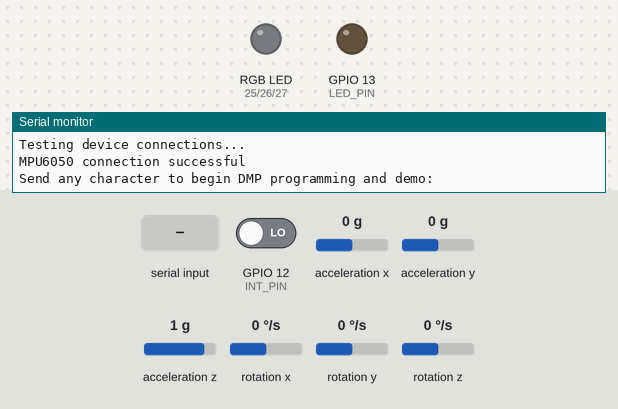
A sketch run on a simulated ESP32. Shown: an RGB LED mixed from three pins (HIGH = lit), output pins drawn as LEDs (lit = HIGH), the last lines printed to the serial monitor. Inputs (shaded band) come from the test bench; at power-on: acceleration x 0 g, GPIO 12 (INT_PIN) LOW, acceleration y 0 g, acceleration z 1 g, rotation x 0 °/s, rotation y 0 °/s, rotation z 0 °/s. Dim RGB values are drawn brighter than linear; the sensor or clock chip raises its interrupt line as the real part does.

Above: at 0.8 s.
0.9 s: "1\n" received over Serial
At 2.02 s:
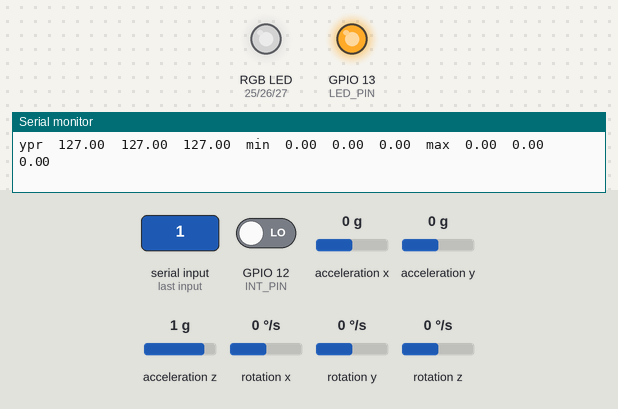
At 2.49 s:
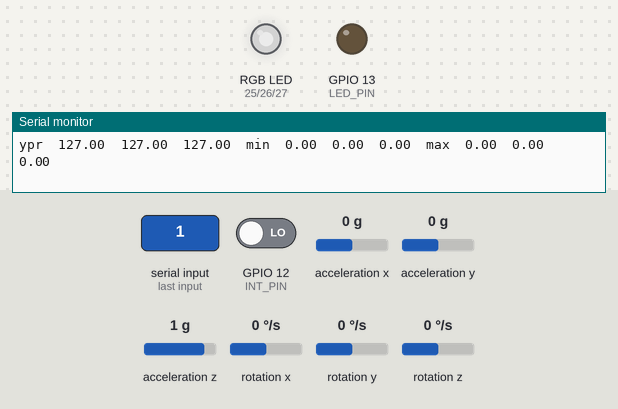
3.9 s: acceleration x set to -1.4 g
At 4.67 s:
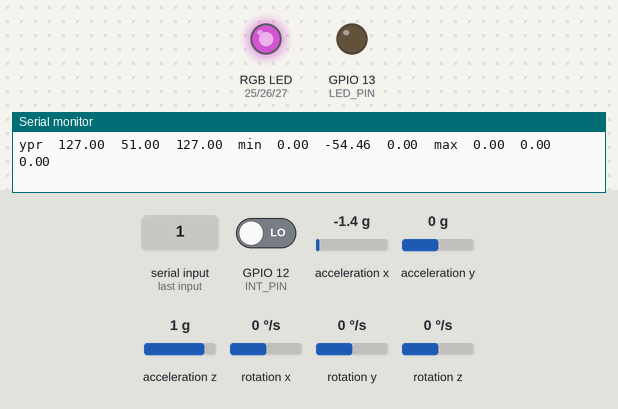
Timing chart, 0 to 12.9 s (numbered marks = the images above; inputs shaded):
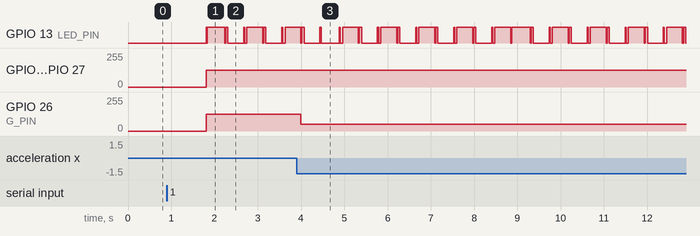

The sketch:

mpu_rgb_led.ino
```cpp
// I2Cdev and MPU6050 must be installed as libraries, or else the .cpp/.h files
// for both classes must be in the include path of your project
#define ESP32MPU
#include "I2Cdev.h"

#include "MPU6050_6Axis_MotionApps20.h"
//#include "MPU6050.h" // not necessary if using MotionApps include file

// Arduino Wire library is required if I2Cdev I2CDEV_ARDUINO_WIRE implementation
// is used in I2Cdev.h
#if I2CDEV_IMPLEMENTATION == I2CDEV_ARDUINO_WIRE
    #include "Wire.h"
#endif

// class default I2C address is 0x68
// specific I2C addresses may be passed as a parameter here
// AD0 low = 0x68 (default for SparkFun breakout and InvenSense evaluation board)
// AD0 high = 0x69
MPU6050 mpu;
//MPU6050 mpu(0x69); // <-- use for AD0 high

#ifndef LED_PIN
#define LED_PIN 13 // (Arduino is 13, Teensy is 11, Teensy++ is 6)
#endif
#define INT_PIN 12 // GPIO 12 on ESP32
#define R_PIN 25
#define G_PIN 26
#define B_PIN 27
// default sda is 21 and scl is 22 on esp 32
bool blinkState = false;

// MPU control/status vars
bool dmpReady = false;  // set true if DMP init was successful
uint8_t mpuIntStatus;   // holds actual interrupt status byte from MPU
uint8_t devStatus;      // return status after each device operation (0 = success, !0 = error)
uint16_t packetSize;    // expected DMP packet size (default is 42 bytes)
uint16_t fifoCount;     // count of all bytes currently in FIFO
uint8_t fifoBuffer[64]; // FIFO storage buffer

// orientation/motion vars
Quaternion q;           // [w, x, y, z]         quaternion container
VectorInt16 aa;         // [x, y, z]            accel sensor measurements
VectorInt16 aaReal;     // [x, y, z]            gravity-free accel sensor measurements
VectorInt16 aaWorld;    // [x, y, z]            world-frame accel sensor measurements
VectorFloat gravity;    // [x, y, z]            gravity vector
float euler[3];         // [psi, theta, phi]    Euler angle container
float ypr[3];           // [yaw, pitch, roll]   yaw/pitch/roll container and gravity vector

// packet structure for InvenSense teapot demo
uint8_t teapotPacket[14] = { '$', 0x02, 0,0, 0,0, 0,0, 0,0, 0x00, 0x00, '\r', '\n' };


// ================================================================
// ===               INTERRUPT DETECTION ROUTINE                ===
// ================================================================

volatile bool mpuInterrupt = false;     // indicates whether MPU interrupt pin has gone high
void dmpDataReady() {
    mpuInterrupt = true;
}


// ================================================================
// ===                      INITIAL SETUP                       ===
// ================================================================

void setup() {
    // join I2C bus (I2Cdev library doesn't do this automatically)
    #if I2CDEV_IMPLEMENTATION == I2CDEV_ARDUINO_WIRE
        Wire.begin();
        //TWBR = 24; // 400kHz I2C clock (200kHz if CPU is 8MHz)
    #elif I2CDEV_IMPLEMENTATION == I2CDEV_BUILTIN_FASTWIRE
        Fastwire::setup(400, true);
    #endif
    Serial.begin(115200);
    while (!Serial); // wait for Leonardo enumeration, others continue immediately

    // initialize device
    Serial.println(F("Initializing I2C devices..."));
    mpu.initialize();

    // verify connection
    Serial.println(F("Testing device connections..."));
    Serial.println(mpu.testConnection() ? F("MPU6050 connection successful") : F("MPU6050 connection failed"));

    // wait for ready
    Serial.println(F("\nSend any character to begin DMP programming and demo: "));
    while (Serial.available() && Serial.read()); // empty buffer
    while (!Serial.available());                 // wait for data
    while (Serial.available() && Serial.read()); // empty buffer again

    // load and configure the DMP
    Serial.println(F("Initializing DMP..."));
    devStatus = mpu.dmpInitialize();

    // supply your own gyro offsets here, scaled for min sensitivity
    mpu.setXGyroOffset(220);
    mpu.setYGyroOffset(76);
    mpu.setZGyroOffset(-85);
    mpu.setZAccelOffset(1788); // 1688 factory default for my test chip

    // make sure it worked (returns 0 if so)
    if (devStatus == 0) {
        // turn on the DMP, now that it's ready
        Serial.println(F("Enabling DMP..."));
        mpu.setDMPEnabled(true);

        // enable Arduino interrupt detection
        Serial.println(F("Enabling interrupt detection (Arduino external interrupt 0)..."));
        attachInterrupt(digitalPinToInterrupt(INT_PIN), dmpDataReady, RISING);
        mpuIntStatus = mpu.getIntStatus();

        // set our DMP Ready flag so the main loop() function knows it's okay to use it
        Serial.println(F("DMP ready! Waiting for first interrupt..."));
        dmpReady = true;

        // get expected DMP packet size for later comparison
        packetSize = mpu.dmpGetFIFOPacketSize();
    } else {
        // ERROR!
        // 1 = initial memory load failed
        // 2 = DMP configuration updates failed
        // (if it's going to break, usually the code will be 1)
        Serial.print(F("DMP Initialization failed (code "));
        Serial.print(devStatus);
        Serial.println(F(")"));
    }

    // configure LED for output
    pinMode(LED_PIN, OUTPUT);

    ledcAttachPin(R_PIN, 1);
    ledcAttachPin(G_PIN, 2);
    ledcAttachPin(B_PIN, 3);
    ledcSetup(1, 12000, 8);
    ledcSetup(2, 12000, 8);
    ledcSetup(3, 12000, 8);
}


// ================================================================
// ===                    MAIN PROGRAM LOOP                     ===
// ================================================================

float ymin = 0;
float ymax = 0;
float pmin = 0;
float pmax = 0;
float rmin = 0;
float rmax = 0;

void loop() {
    // if programming failed, don't try to do anything
    if (!dmpReady) return;

    // wait for MPU interrupt or extra packet(s) available
    while (!mpuInterrupt && fifoCount < packetSize) {
        // other program behavior stuff here
        // .
        // .
        // .
        // if you are really paranoid you can frequently test in between other
        // stuff to see if mpuInterrupt is true, and if so, "break;" from the
        // while() loop to immediately process the MPU data
        // .
        // .
        // .
    }

    // reset interrupt flag and get INT_STATUS byte
    mpuInterrupt = false;
    mpuIntStatus = mpu.getIntStatus();

    // get current FIFO count
    fifoCount = mpu.getFIFOCount();

    // check for overflow (this should never happen unless our code is too inefficient)
    if ((mpuIntStatus & 0x10) || fifoCount == 1024) {
        // reset so we can continue cleanly
        mpu.resetFIFO();
        Serial.println(F("FIFO overflow!"));

    // otherwise, check for DMP data ready interrupt (this should happen frequently)
    } else if (mpuIntStatus & 0x02) {
        // wait for correct available data length, should be a VERY short wait
        while (fifoCount < packetSize) fifoCount = mpu.getFIFOCount();

        // read a packet from FIFO
        mpu.getFIFOBytes(fifoBuffer, packetSize);

        // track FIFO count here in case there is > 1 packet available
        // (this lets us immediately read more without waiting for an interrupt)
        fifoCount -= packetSize;

        // display Euler angles in degrees
        mpu.dmpGetQuaternion(&q, fifoBuffer);
        mpu.dmpGetGravity(&gravity, &q);
        mpu.dmpGetYawPitchRoll(ypr, &q, &gravity);
        float yvaldeg = ypr[0] * 180/M_PI;
        ymin = min(ymin, yvaldeg);
        ymax = max(ymax, yvaldeg);
        float pvaldeg = ypr[1] * 180/M_PI;
        pmin = min(pmin, pvaldeg);
        pmax = max(pmax, pvaldeg);
        float rvaldeg = ypr[2] * 180/M_PI;
        rmin = min(rmin, rvaldeg);
        rmax = max(rmax, rvaldeg);
        float yval = map(yvaldeg, -180, 180, 0, 255);
        float pval = map(pvaldeg, -90, 90, 0, 255);
        float rval = map(rvaldeg, -90, 90, 0, 255);
        Serial.print("ypr\t");
        Serial.print(yval);
        Serial.print("\t");
        Serial.print(pval);
        Serial.print("\t");
        Serial.print(rval);
        Serial.print("\tmin\t");
        Serial.print(ymin);
        Serial.print("\t");
        Serial.print(pmin);
        Serial.print("\t");
        Serial.print(rmin);
        Serial.print("\tmax\t");
        Serial.print(ymax);
        Serial.print("\t");
        Serial.print(pmax);
        Serial.print("\t");
        Serial.println(rmax);
        ledcWrite(1, yval);
        ledcWrite(2, pval);
        ledcWrite(3, rval);
        // blink LED to indicate activity
        blinkState = !blinkState;
        digitalWrite(LED_PIN, blinkState);
    }
}
```

Measured:
- after the input at 0.9 s, GPIO 13 (LED_PIN): LOW → HIGH after 0.91 s, then moves between LOW and HIGH, repeating every 0.88 s; GPIO 25 (R_PIN), GPIO 26 (G_PIN), GPIO 27 (B_PIN): 0/255 → 127/255 after 0.91 s
- after the input at 3.9 s, GPIO 26 (G_PIN): 127/255 → 51/255 after 0.10 s
